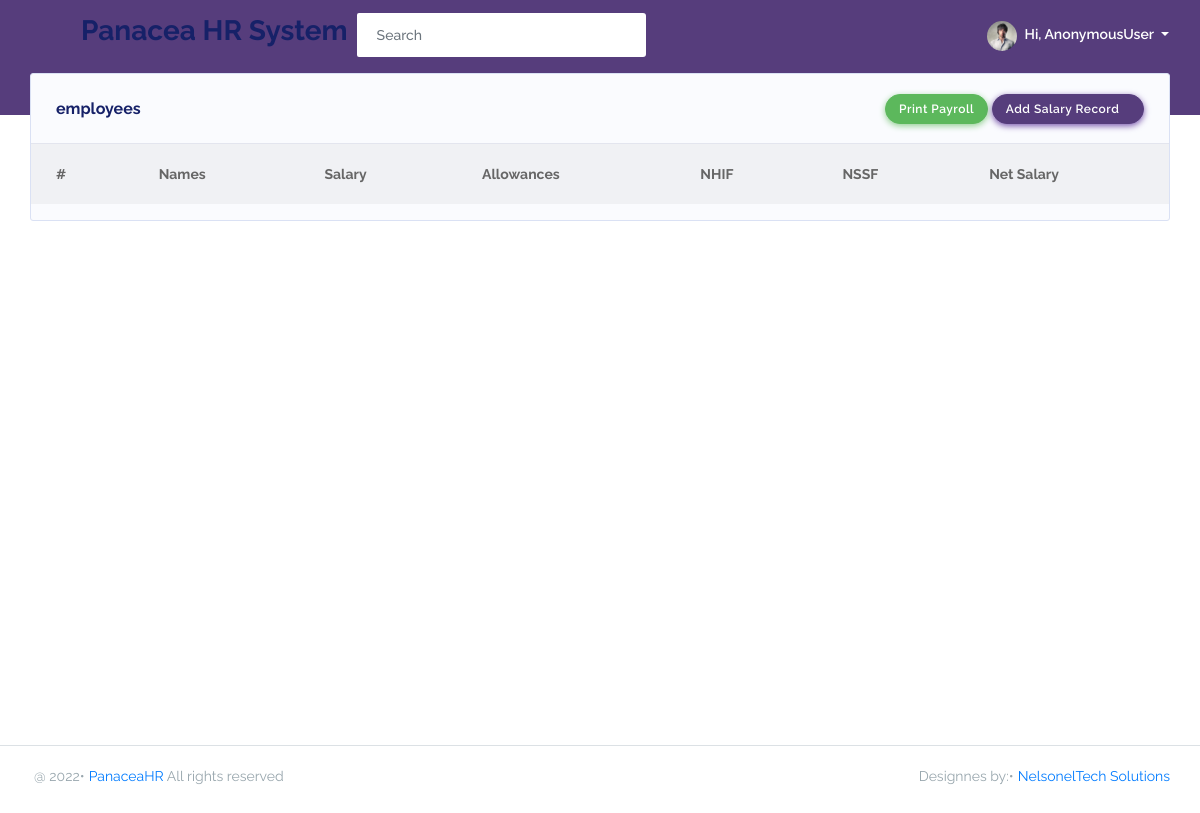
The app's page /dashboard/salary/, older data.
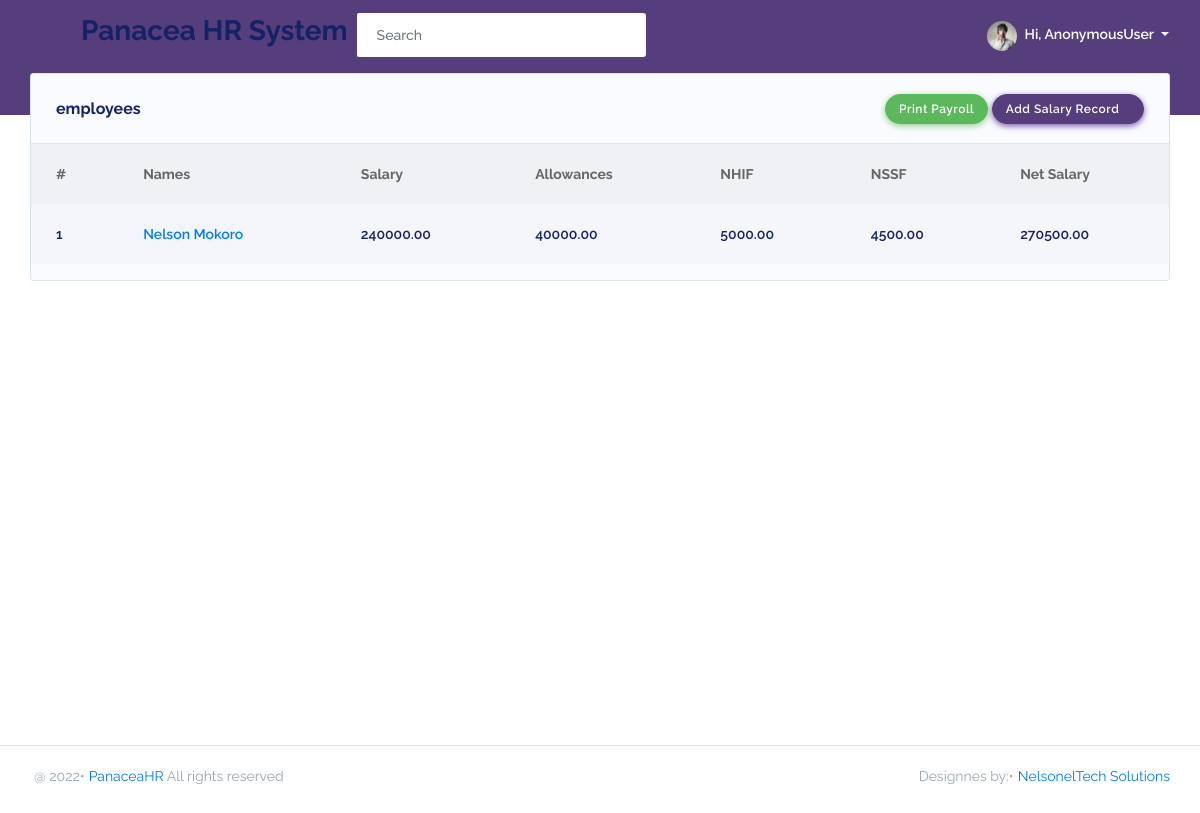
The same page, newer data.
### PanaceaApp/models.py (models this page shows, shortened)
class Sallary(models.Model):
    employee = models.ForeignKey(Employee, on_delete=models.SET_NULL, null=True)
    salary = models.DecimalField(max_digits=10, decimal_places=2, default=0.00)
    allowance = models.DecimalField(max_digits=10, decimal_places=2, default=0.00)
    nhif = models.DecimalField(max_digits=10, decimal_places=2, default=0.00)
    nssf = models.DecimalField(max_digits=10, decimal_places=2, default=0.00)
    netSalary = models.DecimalField(max_digits=10, decimal_places=2, default=0.00)
    @property
    def netSalary(self):
        return (self.salary + self.allowance)-(self.nhif + self.nssf)

class Employee(models.Model):
    GENDER = (('male', 'MALE'), ('female', 'FEMALE'), ('other', 'OTHER'))
    fullname = models.CharField(max_length=255, blank=True, null=True)
    dateofbirth = models.DateField(blank=True, null=True)
    gender = models.CharField(choices=GENDER, max_length=10, blank=True, null=True)
    department = models.ForeignKey(Department, on_delete=models.SET_NULL, null=True)
    position = models.CharField(max_length=50, blank=True, null=True)
    email = models.EmailField(blank=True, null=True)
    idnumber = models.CharField(max_length=20, blank=True, null=True)
    telephone = models.CharField(max_length=20, blank=True, null=True)
    idphoto = models.ImageField(upload_to='static/media', blank=True, null=True)
    nssfphoto = models.ImageField(upload_to='static/media', blank=True, null=True)
    nhifphoto = models.ImageField(upload_to='static/media', blank=True, null=True)
    updated = models.DateTimeField(auto_now=True, null=True)
    created = models.DateTimeField(auto_now_add=True, null=True)
    class Meta:
        ordering = ['-updated', '-created']

### PanaceaApp/views.py (the view)
# urls.py: path('salary/', views.salary, name='salary'),
def salary(request):
    salarys = Sallary.objects.all()
    context = {'salarys': salarys}
    return render(request, 'PanaceaApp/salary.html', context)

### PanaceaApp/templates/PanaceaApp/salary.html
{% extends 'main.html' %}
{% block content %}
{% load static %}
<div class="main-content">
    <section class="section">
        <div class="row row-deck">
            <div class="col-12">
                <div class="card">
                    <div class="card-header">
                        <h4>employees</h4>
                        <div class="card-header-action">
                                <button class="btn btn-success" onclick="printDiv()" type="submit">Print Payroll</button>
                            <a href="{% url 'addEmployee' %}" class="btn btn-primary">Add Salary Record<i
                                    class="fas fa-chevron-right"></i></a>
                        </div>
                    </div>
                    <div class="card-body p-0">
                        <div class="table-responsive table-invoice">
                            <table class="table table-striped" id="table-1">
                                <thead>
                                    <tr>
                                        <th>#</th>
                                        <th>Names</th>
                                        <th>Salary</th>
                                        <th>Allowances</th>
                                        <th>NHIF</th>
                                        <th>NSSF</th>
                                        <th>Net Salary</th>
                                    </tr>
                                </thead>
                                <tbody>
                                    {% for salary in salarys %}
                                    <tr>
                                        <td class="font-weight-600">{{forloop.counter}}</td>
                                        <td class="font-weight-600"><a class="font-weight-600"
                                            href="{% url 'salaryDetail' salary.id %}">{{salary.employee.fullname}}</a>
                                        </td>
                                        <td class="font-weight-600">{{salary.salary}}</td>
                                        <td class="font-weight-600">{{salary.allowance}}</td>
                                        <td class="font-weight-600">{{salary.nhif}}</td>
                                        <td class="font-weight-600">{{salary.nssf}}</td>
                                        <td class="font-weight-600">{{salary.netSalary}}</td>
                                    </tr>
                                    {% endfor %}
                                </tbody>
                            </table>
                        </div>
                    </div>
                </div>
            </div>
        </div>
    </section>
</div>
{% endblock %}

Row changes from the older to the newer data that the page shows:
added Sallary: employee.fullname "Nelson Mokoro", salary "240000.00", allowance "40000.00", nhif "5000.00", nssf "4500.00", netSalary "270500.00"
